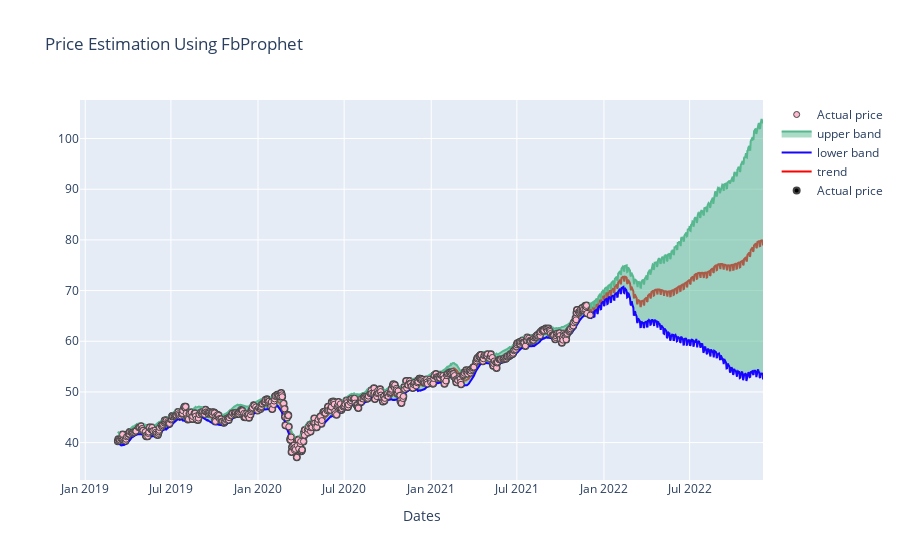

Notebook source saved alongside this figure:
### Code cell
fig = py.offline.iplot(figure)
# plt.show()

### Figure 1 — Plotly figure (JSON) as saved in the notebook; plotly's stock layout.template omitted (floating-point values rounded to 4 significant figures; data arrays with more than 128 entries replaced by an {"elided": "..."} marker saying what was removed)
{"data": [{"marker": {"color": "black", "line": {"width": 2}}, "mode": "markers", "name": "Actual price", "type": "scatter", "x": {"elided": "690 str values"}, "y": {"elided": "690 float values"}}, {"marker": {"color": "red", "line": {"width": 3}}, "mode": "lines", "name": "trend", "type": "scatter", "x": {"elided": "1055 str values"}, "y": {"elided": "1055 float values"}}, {"line": {"color": "#1705ff"}, "mode": "lines", "name": "lower band", "type": "scatter", "x": {"elided": "1055 str values"}, "y": {"elided": "1055 float values"}}, {"fill": "tonexty", "line": {"color": "#57b88f"}, "mode": "lines", "name": "upper band", "type": "scatter", "x": {"elided": "1055 str values"}, "y": {"elided": "1055 float values"}}, {"marker": {"color": "#FFBAD2", "line": {"width": 1}}, "mode": "markers", "name": "Actual price", "type": "scatter", "x": {"elided": "1055 str values"}, "y": {"elided": "690 float values"}}], "layout": {"title": {"text": "Price Estimation Using FbProphet"}, "xaxis": {"ticklen": 2, "title": {"text": "Dates"}, "zeroline": true}}}
